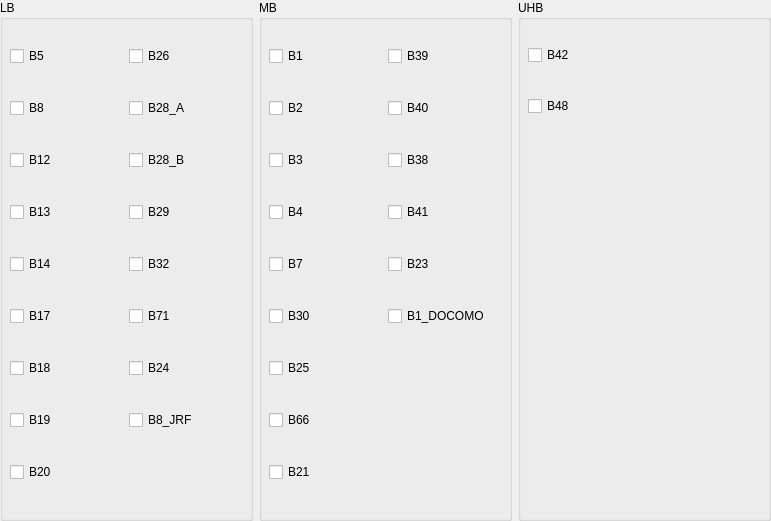
      <widget class="QWidget" name="page_lte">
       <property name="geometry">
        <rect>
         <x>0</x>
         <y>0</y>
         <width>771</width>
         <height>521</height>
        </rect>
       </property>
       <attribute name="label">
        <string>LTE</string>
       </attribute>
       <widget class="QWidget" name="layoutWidget">
        <property name="geometry">
         <rect>
          <x>0</x>
          <y>0</y>
          <width>771</width>
          <height>521</height>
         </rect>
        </property>
        <layout class="QHBoxLayout" name="horizontalLayout_bnads_lte">
         <item>
          <widget class="QGroupBox" name="groupBox_lb_lte">
           <property name="title">
            <string>LB</string>
           </property>
           <widget class="QWidget" name="layoutWidget_31">
            <property name="geometry">
             <rect>
              <x>10</x>
              <y>20</y>
              <width>231</width>
              <height>491</height>
             </rect>
            </property>
            <layout class="QGridLayout" name="gridLayout_lb_lte">
             <item row="0" column="0">
              <widget class="QCheckBox" name="b5_lte">
               <property name="text">
                <string>B5</string>
               </property>
              </widget>
             </item>
             <item row="0" column="1">
              <widget class="QCheckBox" name="b26_lte">
               <property name="text">
                <string>B26</string>
               </property>
              </widget>
             </item>
             <item row="1" column="0">
              <widget class="QCheckBox" name="b8_lte">
               <property name="text">
                <string>B8</string>
               </property>
              </widget>
             </item>
             <item row="1" column="1">
              <widget class="QCheckBox" name="b28_a_lte">
               <property name="enabled">
                <bool>true</bool>
               </property>
               <property name="statusTip">
                <string/>
               </property>
               <property name="text">
                <string>B28_A</string>
               </property>
               <property name="checkable">
                <bool>true</bool>
               </property>
               <property name="checked">
                <bool>false</bool>
               </property>
              </widget>
             </item>
             <item row="2" column="0">
              <widget class="QCheckBox" name="b12_lte">
               <property name="text">
                <string>B12</string>
               </property>
              </widget>
             </item>
             <item row="2" column="1">
              <widget class="QCheckBox" name="b28_b_lte">
               <property name="text">
                <string>B28_B</string>
               </property>
               <property name="checked">
                <bool>false</bool>
               </property>
              </widget>
             </item>
             <item row="3" column="0">
              <widget class="QCheckBox" name="b13_lte">
               <property name="text">
                <string>B13</string>
               </property>
              </widget>
             </item>
             <item row="3" column="1">
              <widget class="QCheckBox" name="b29_lte">
               <property name="text">
                <string>B29</string>
               </property>
              </widget>
             </item>
             <item row="4" column="0">
              <widget class="QCheckBox" name="b14_lte">
               <property name="text">
                <string>B14</string>
               </property>
              </widget>
             </item>
             <item row="4" column="1">
              <widget class="QCheckBox" name="b32_lte">
               <property name="text">
                <string>B32</string>
               </property>
              </widget>
             </item>
             <item row="5" column="0">
              <widget class="QCheckBox" name="b17_lte">
               <property name="text">
                <string>B17</string>
               </property>
              </widget>
             </item>
             <item row="5" column="1">
              <widget class="QCheckBox" name="b71_lte">
               <property name="text">
                <string>B71</string>
               </property>
              </widget>
             </item>
             <item row="6" column="0">
              <widget class="QCheckBox" name="b18_lte">
               <property name="text">
                <string>B18</string>
               </property>
              </widget>
             </item>
             <item row="7" column="0">
              <widget class="QCheckBox" name="b19_lte">
               <property name="text">
                <string>B19</string>
               </property>
              </widget>
             </item>
             <item row="8" column="0">
              <widget class="QCheckBox" name="b20_lte">
               <property name="text">
                <string>B20</string>
               </property>
              </widget>
             </item>
             <item row="6" column="1">
              <widget class="QCheckBox" name="b24_lte">
               <property name="text">
                <string>B24</string>
               </property>
              </widget>
             </item>
             <item row="7" column="1">
              <widget class="QCheckBox" name="b8_jrf_lte">
               <property name="text">
                <string>B8_JRF</string>
               </property>
              </widget>
             </item>
            </layout>
           </widget>
          </widget>
         </item>
         <item>
          <widget class="QGroupBox" name="groupBox_mb_lte">
           <property name="title">
            <string>MB</string>
           </property>
           <widget class="QWidget" name="layoutWidget_4">
            <property name="geometry">
             <rect>
              <x>10</x>
              <y>20</y>
              <width>231</width>
              <height>491</height>
             </rect>
            </property>
            <layout class="QGridLayout" name="gridLayout_mb_lte">
             <item row="2" column="1">
              <widget class="QCheckBox" name="b38_lte">
               <property name="text">
                <string>B38</string>
               </property>
              </widget>
             </item>
             <item row="0" column="1">
              <widget class="QCheckBox" name="b39_lte">
               <property name="enabled">
                <bool>true</bool>
               </property>
               <property name="statusTip">
                <string/>
               </property>
               <property name="text">
                <string>B39</string>
               </property>
               <property name="checkable">
                <bool>true</bool>
               </property>
               <property name="checked">
                <bool>false</bool>
               </property>
              </widget>
             </item>
             <item row="7" column="0">
              <widget class="QCheckBox" name="b66_lte">
               <property name="text">
                <string>B66</string>
               </property>
              </widget>
             </item>
             <item row="8" column="0">
              <widget class="QCheckBox" name="b21_lte">
               <property name="text">
                <string>B21</string>
               </property>
              </widget>
             </item>
             <item row="4" column="0">
              <widget class="QCheckBox" name="b7_lte">
               <property name="text">
                <string>B7</string>
               </property>
              </widget>
             </item>
             <item row="6" column="0">
              <widget class="QCheckBox" name="b25_lte">
               <property name="text">
                <string>B25</string>
               </property>
              </widget>
             </item>
             <item row="0" column="0">
              <widget class="QCheckBox" name="b1_lte">
               <property name="text">
                <string>B1</string>
               </property>
              </widget>
             </item>
             <item row="1" column="0">
              <widget class="QCheckBox" name="b2_lte">
               <property name="text">
                <string>B2</string>
               </property>
              </widget>
             </item>
             <item row="1" column="1">
              <widget class="QCheckBox" name="b40_lte">
               <property name="text">
                <string>B40</string>
               </property>
               <property name="checked">
                <bool>false</bool>
               </property>
              </widget>
             </item>
             <item row="3" column="1">
              <widget class="QCheckBox" name="b41_lte">
               <property name="text">
                <string>B41</string>
               </property>
              </widget>
             </item>
             <item row="5" column="0">
              <widget class="QCheckBox" name="b30_lte">
               <property name="text">
                <string>B30</string>
               </property>
              </widget>
             </item>
             <item row="2" column="0">
              <widget class="QCheckBox" name="b3_lte">
               <property name="text">
                <string>B3</string>
               </property>
              </widget>
             </item>
             <item row="4" column="1">
              <widget class="QCheckBox" name="b23_lte">
               <property name="text">
                <string>B23</string>
               </property>
              </widget>
             </item>
             <item row="3" column="0">
              <widget class="QCheckBox" name="b4_lte">
               <property name="text">
                <string>B4</string>
               </property>
              </widget>
             </item>
             <item row="5" column="1">
              <widget class="QCheckBox" name="b1_docomo_lte">
               <property name="text">
                <string>B1_DOCOMO</string>
               </property>
              </widget>
             </item>
            </layout>
           </widget>
          </widget>
         </item>
         <item>
          <widget class="QGroupBox" name="groupBox_uhb_lte">
           <property name="title">
            <string>UHB</string>
           </property>
           <widget class="QWidget" name="layoutWidget_5">
            <property name="geometry">
             <rect>
              <x>10</x>
              <y>20</y>
              <width>231</width>
              <height>121</height>
             </rect>
            </property>
            <layout class="QGridLayout" name="gridLayout_uhb_lte">
             <item row="1" column="0">
              <widget class="QCheckBox" name="b48_lte">
               <property name="text">
                <string>B48</string>
               </property>
              </widget>
             </item>
             <item row="0" column="0">
              <widget class="QCheckBox" name="b42_lte">
               <property name="text">
                <string>B42</string>
               </property>
              </widget>
             </item>
            </layout>
           </widget>
          </widget>
         </item>
        </layout>
       </widget>
      </widget>
